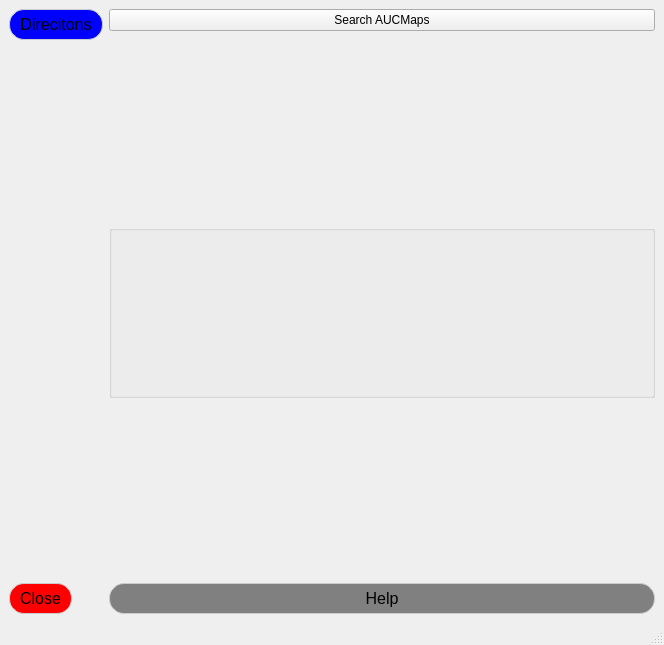
<?xml version="1.0" encoding="UTF-8"?>
<ui version="4.0">
 <class>homePage</class>
 <widget class="QMainWindow" name="homePage">
  <property name="enabled">
   <bool>true</bool>
  </property>
  <property name="geometry">
   <rect>
    <x>0</x>
    <y>0</y>
    <width>664</width>
    <height>645</height>
   </rect>
  </property>
  <property name="windowTitle">
   <string>MainWindow</string>
  </property>
  <widget class="QWidget" name="centralwidget">
   <layout class="QFormLayout" name="formLayout">
    <property name="sizeConstraint">
     <enum>QLayout::SetMinimumSize</enum>
    </property>
    <item row="0" column="0">
     <widget class="QPushButton" name="pushButton_2">
      <property name="styleSheet">
       <string notr="true">    border: 1px solid #cccccc;   /* Light gray border */
    border-radius: 15px;         /* Softly rounded corners */
    padding: 5px 10px;           /* Padding for text inside the bar */
    font-size: 16px;             /* Suitable font size */
    background-color: blue;     /* White background */
    text-align: center; /* Align text to the left */
</string>
      </property>
      <property name="text">
       <string>Direcitons</string>
      </property>
     </widget>
    </item>
    <item row="0" column="1">
     <widget class="QPushButton" name="pushButton">
      <property name="styleSheet">
       <string notr="true">    border: 1px solid #cccccc;   /* Light gray border */
    border-radius: 15px;         /* Softly rounded corners */
    padding: 5px 10px;           /* Padding for text inside the bar */
    font-size: 16px;             /* Suitable font size */
    background-color: white;     /* White background */
    text-align: left; /* Align text to the left */
    padding-left: 30px; /* Add some padding to ensure the text is not too close to the button edge *</string>
      </property>
      <property name="text">
       <string>Search AUCMaps</string>
      </property>
     </widget>
    </item>
    <item row="4" column="0">
     <spacer name="verticalSpacer_3">
      <property name="orientation">
       <enum>Qt::Vertical</enum>
      </property>
      <property name="sizeHint" stdset="0">
       <size>
        <width>20</width>
        <height>40</height>
       </size>
      </property>
     </spacer>
    </item>
    <item row="5" column="0">
     <spacer name="verticalSpacer">
      <property name="orientation">
       <enum>Qt::Vertical</enum>
      </property>
      <property name="sizeHint" stdset="0">
       <size>
        <width>20</width>
        <height>60</height>
       </size>
      </property>
     </spacer>
    </item>
    <item row="7" column="0">
     <widget class="QPushButton" name="pushButton_4">
      <property name="styleSheet">
       <string notr="true">    border: 1px solid #cccccc;   /* Light gray border */
    border-radius: 15px;         /* Softly rounded corners */
    padding: 5px 10px;           /* Padding for text inside the bar */
    font-size: 16px;             /* Suitable font size */
    background-color: red;     /* White background */
    text-align: center; /* Align text to the left */
</string>
      </property>
      <property name="text">
       <string>Close</string>
      </property>
     </widget>
    </item>
    <item row="7" column="1">
     <widget class="QPushButton" name="pushButton_3">
      <property name="styleSheet">
       <string notr="true">    border: 1px solid #cccccc;   /* Light gray border */
    border-radius: 15px;         /* Softly rounded corners */
    padding: 5px 10px;           /* Padding for text inside the bar */
    font-size: 16px;             /* Suitable font size */
    background-color: grey;     /* White background */
    text-align: center; /* Align text to the left */
</string>
      </property>
      <property name="text">
       <string>Help</string>
      </property>
     </widget>
    </item>
    <item row="1" column="0">
     <spacer name="verticalSpacer_2">
      <property name="orientation">
       <enum>Qt::Vertical</enum>
      </property>
      <property name="sizeHint" stdset="0">
       <size>
        <width>20</width>
        <height>40</height>
       </size>
      </property>
     </spacer>
    </item>
    <item row="4" column="1">
     <widget class="QGroupBox" name="groupBox">
      <property name="title">
       <string/>
      </property>
     </widget>
    </item>
   </layout>
  </widget>
  <widget class="QMenuBar" name="menubar">
   <property name="geometry">
    <rect>
     <x>0</x>
     <y>0</y>
     <width>664</width>
     <height>21</height>
    </rect>
   </property>
  </widget>
  <widget class="QStatusBar" name="statusbar"/>
 </widget>
 <resources/>
 <connections/>
</ui>
